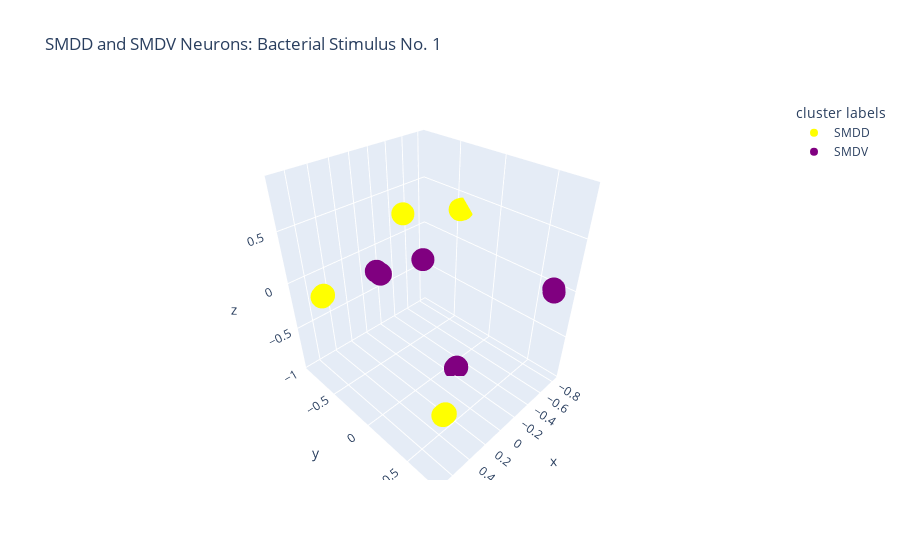

The code cell stored with this chart in its notebook:
### Code cell
# Create a scatter plot
# fig = px.scatter_3d(data_frame = hyperbolic_df, x= 'x', y = 'y', z= 'z', title='SMDD and SMDV: Stimulus 0', color = 'cluster labels') #cornflowerblue, lightcoral

fig = px.scatter_3d(data_frame = hyperbolic_df, x= 'x', y = 'y', z= 'z', title='SMDD and SMDV Neurons: Bacterial Stimulus No. 1',  color ='cluster labels', color_discrete_map={'SMDD': 'yellow', 'SMDV': 'purple'}) #cornflowerblue, lightcoral
fig.update_layout(
    scene=dict(
        xaxis=dict(ticktext=[-1, -0.5, 0, 0.5, 1]),
        yaxis=dict(ticktext=[-1, -0.5, 0, 0.5, 1]),
        zaxis=dict(ticktext=[-1, -0.5, 0, 0.5, 1]),
    )
)

fig.show()

### Figure 1 — Plotly figure (JSON) as saved in the notebook; plotly's stock layout.template omitted (floating-point values rounded to 4 significant figures)
{"data": [{"hovertemplate": "cluster labels=SMDD<br>x=%{x}<br>y=%{y}<br>z=%{z}<extra></extra>", "legendgroup": "SMDD", "marker": {"color": "yellow", "symbol": "circle"}, "mode": "markers", "name": "SMDD", "scene": "scene", "showlegend": true, "type": "scatter3d", "x": [-0.8296, -0.8234, 0.3535, 0.4055, 0.3874, 0.5303, 0.5565], "y": [-0.4119, -0.4323, 0.5182, 0.5401, 0.125, -0.8211, -0.8045], "z": [0.353, 0.3424, -0.7668, -0.7258, 0.9038, -0.1637, -0.1605]}, {"hovertemplate": "cluster labels=SMDV<br>x=%{x}<br>y=%{y}<br>z=%{z}<extra></extra>", "legendgroup": "SMDV", "marker": {"color": "purple", "symbol": "circle"}, "mode": "markers", "name": "SMDV", "scene": "scene", "showlegend": true, "type": "scatter3d", "x": [-0.5957, -0.6094, -0.2508, -0.2326, 0.7133, 0.5039, -0.1936], "y": [0.7847, 0.7712, 0.1024, 0.103, 0.2228, 0.4303, -0.9165], "z": [0.113, 0.1291, -0.9517, -0.9561, 0.651, 0.7361, -0.3197]}], "layout": {"legend": {"title": {"text": "cluster labels"}, "tracegroupgap": 0}, "scene": {"domain": {"x": [0, 1], "y": [0, 1]}, "xaxis": {"ticktext": [-1, -0.5, 0, 0.5, 1], "title": {"text": "x"}}, "yaxis": {"ticktext": [-1, -0.5, 0, 0.5, 1], "title": {"text": "y"}}, "zaxis": {"ticktext": [-1, -0.5, 0, 0.5, 1], "title": {"text": "z"}}}, "title": {"text": "SMDD and SMDV Neurons: Bacterial Stimulus No. 1"}}}
